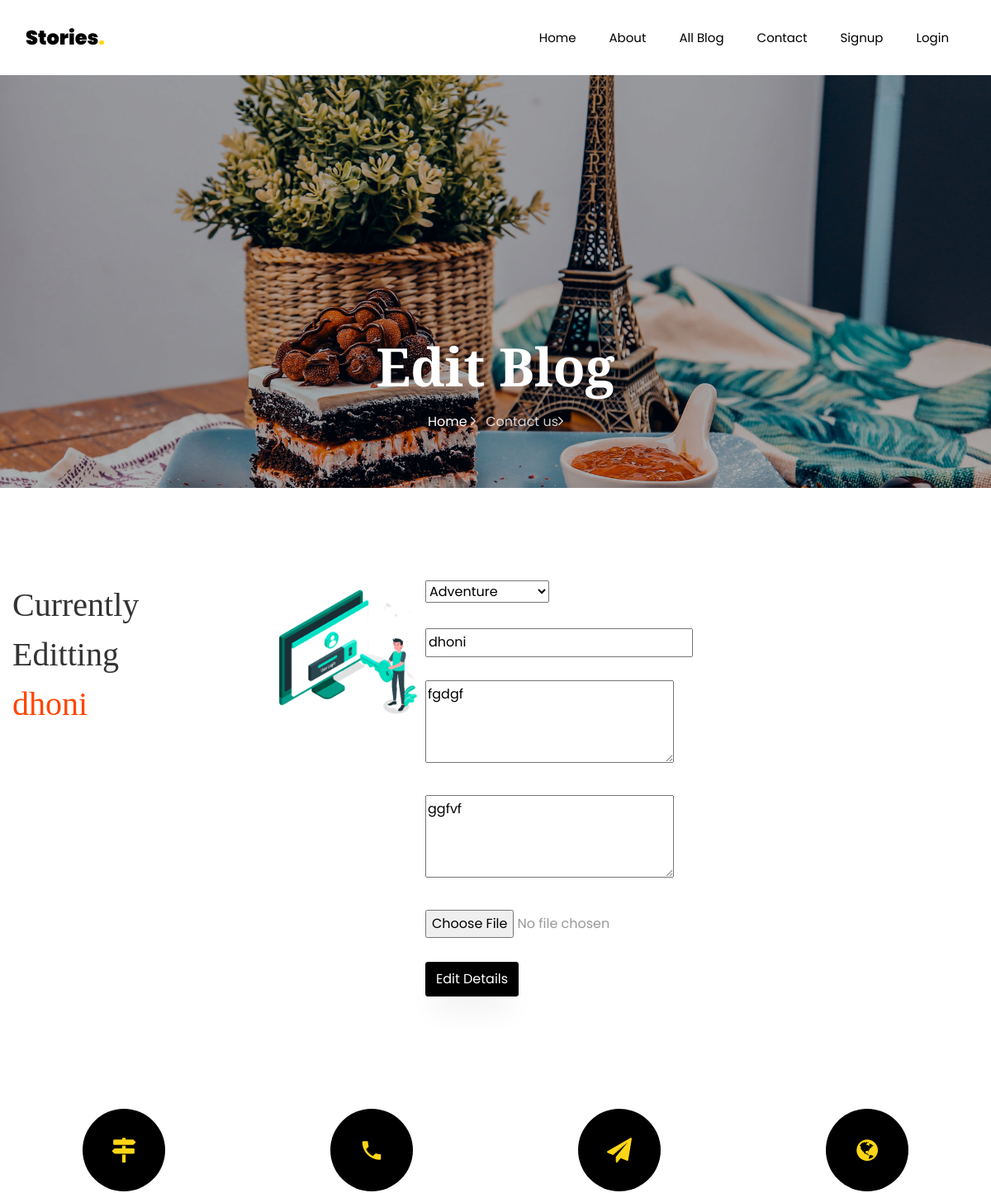
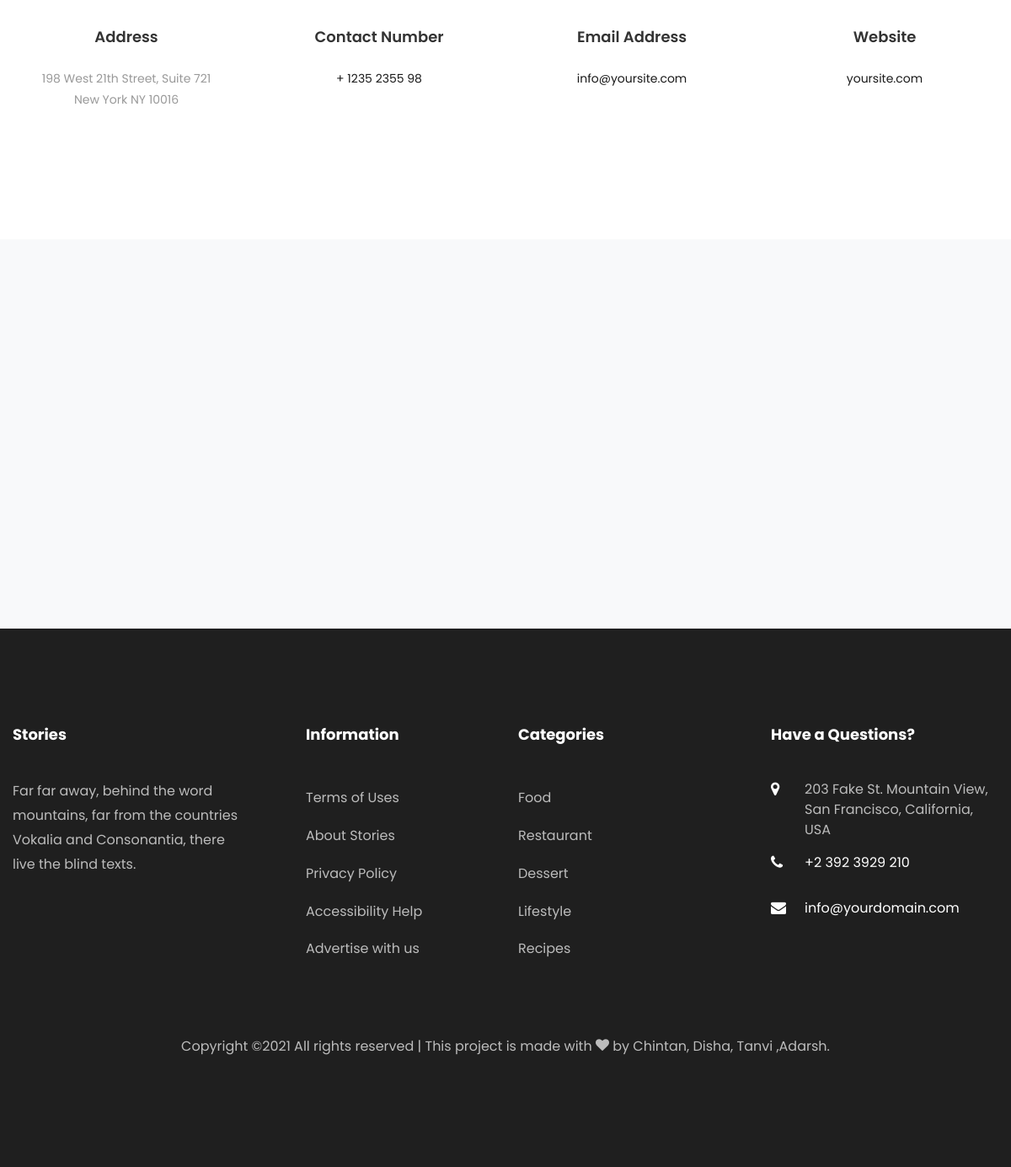
/Edit_blog/17/, run on the app's committed database (2 pictures, top to bottom).
### Blog/models.py (models this page shows, shortened)
class BlogModel(models.Model):
    usr = models.ForeignKey(User,on_delete=models.CASCADE,null=True)
    cat = models.ForeignKey(Category,on_delete=models.CASCADE,null=True)
    title = models.CharField(max_length=100,null=True)
    sdes = models.TextField(null=True)
    long_des = models.TextField(null=True)
    date = models.DateField(null=True)
    image = models.FileField(null=True)

### Blog/views.py (the view, shortened to what this page needs)
# urls.py: path('Edit_blog/<int:bid>/', Edit_blog, name='editb'),
def Edit_blog(request,bid):
    blogdata = BlogModel.objects.get(id = bid)
    allcategory = Category.objects.all()
    d = {"blogdata":blogdata,"allcategory":allcategory}
    return render(request,'newtemp/edit.html',d)

### Blog/templates/newtemp/edit.html (shortened to what this page needs)
{% extends 'newtemp/base.html' %}
{% block body %}
{% load static  %}
    <section class="hero-wrap hero-wrap-2" style="background-image: url({% static 'images/bg_4.jpg' %});">
      <div class="overlay"></div>
      <div class="container">
        <div class="row no-gutters slider-text align-items-end justify-content-center">
          <div class="col-md-9 ftco-animate pb-5 text-center">
            <h1 class="mb-3 bread">Edit Blog</h1>
            <p class="breadcrumbs"><span class="mr-2"><a href="index.html">Home <i class="ion-ios-arrow-forward"></i></a></span> <span>Contact us<i class="ion-ios-arrow-forward"></i></span></p>
          </div>
        </div>
      </div>
    </section>
    <section class="ftco-section ftco-no-pb contact-section">
      <div class="container">
        <div class="row block-9">
            <div class="col-md-3 order-md-last d-flex">
            <h1>Currently Editting <p style="color:orangered">{{ blogdata.title }}</p></h1>
            </div>
          <div class="col-md-6 order-md-last d-flex">
   {% if blogdata.image %}
    <img src="{{ blogdata.image.url }}" height="200px;" width="200px;">
    <br><br>
    {% else %}
    <h3>No Image</h3>
    {% endif %}
    <form action="" method="post" enctype="multipart/form-data">
        <select name="cat">
            {% for i in allcategory %}
            {% if i.id == blogdata.cat.id %}
            <option value="{{ i.id }}" selected>{{ i.name }}</option>
            {% else %}
             <option value="{{ i.id }}" >{{ i.name }}</option>
            {% endif %}
            {% endfor %}
        </select><br><br>
        <input type="text" placeholder="Title" name="bname" value="{{blogdata.title}}"/><br><br>
        <textarea placeholder="Short Description"  name="short"
        style="height:100px;">{{ blogdata.sdes }}</textarea><br><br>
        <textarea placeholder="Long Description"
                  name="long" style="height:100px;">{{ blogdata.long_des }}</textarea><br><br>
        <input type="file"  name="img"><br><br>
        <input type="submit" class="btn btn-black py-2" value="Edit Details">
    </form>
          </div>
        </div>
      </div>
    </section>
		<section class="ftco-section contact-section">
      <div class="container">
        <div class="row d-flex contact-info">
          <div class="col-md-3 d-flex">
          	<div class="align-self-stretch box p-4 text-center">
          		<div class="icon d-flex align-items-center justify-content-center">
          			<span class="icon-map-signs"></span>
          		</div>
          		<h3 class="mb-4">Address</h3>
	            <p>198 West 21th Street, Suite 721 New York NY 10016</p>
	          </div>
          </div>
          <div class="col-md-3 d-flex">
          	<div class="align-self-stretch box p-4 text-center">
          		<div class="icon d-flex align-items-center justify-content-center">
          			<span class="icon-phone2"></span>
          		</div>
          		<h3 class="mb-4">Contact Number</h3>
	            <p><a href="tel://1234567920">+ 1235 2355 98</a></p>
	          </div>
          </div>
          <div class="col-md-3 d-flex">
          	<div class="align-self-stretch box p-4 text-center">
          		<div class="icon d-flex align-items-center justify-content-center">
          			<span class="icon-paper-plane"></span>
          		</div>
          		<h3 class="mb-4">Email Address</h3>
	            <p><a href="mailto:info@yoursite.com">info@yoursite.com</a></p>
	          </div>
          </div>
          <div class="col-md-3 d-flex">
          	<div class="align-self-stretch box p-4 text-center">
          		<div class="icon d-flex align-items-center justify-content-center">
          			<span class="icon-globe"></span>
          		</div>
          		<h3 class="mb-4">Website</h3>
	            <p><a href="#">yoursite.com</a></p>
	          </div>
          </div>
        </div>
      </div>
    </section>
{% endblock %}

### Blog/static/css/icomoon.css (style rules this page uses)
[class^="icon-"], [class*=" icon-"] { font-family: 'icomoon' !important; speak: none; font-style: normal; font-weight: normal; font-variant: normal; text-transform: none; line-height: 1; -webkit-font-smoothing: antialiased; -moz-osx-font-smoothing: grayscale; }
.icon-globe:before { content: "\f0ac"; }
.icon-paper-plane:before { content: "\f1d8"; }
.icon-map-signs:before { content: "\f277"; }
.icon-phone2:before { content: "\e0cd"; }

### data on the page
BlogModel: title "dhoni", image (picture), bname "dhoni", short "fgdgf", long "ggfvf"

### other printed values
form field cat "Adventure"
